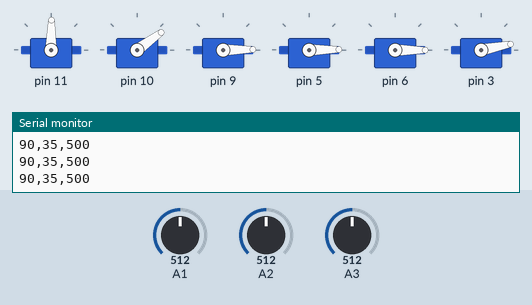
Bench run of a sketch on a simulated Arduino Uno, built with avr-gcc and run on an emulated ATmega328P. Shown: 6 × servo, the last lines printed to the serial monitor. The inputs (shaded band) are chosen by the test bench; at power-on: A1 = 512, A2 = 512, A3 = 512.

Above: at 9.0 s.
9.1 s: A1 set to 716
At 11.3 s:
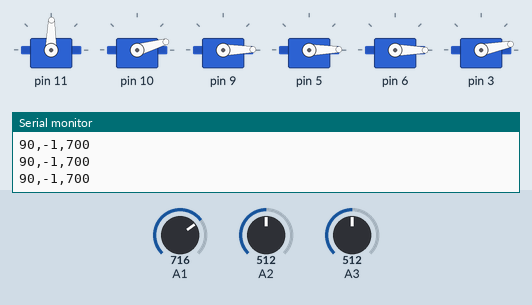
12.1 s: A2 set to 693
13.6 s: A2 set to 714
16.6 s: A1 set to 900
At 16.6 s:
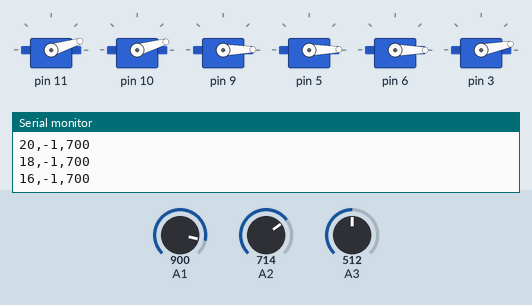
19.6 s: A2 set to 900
At 19.63 s:
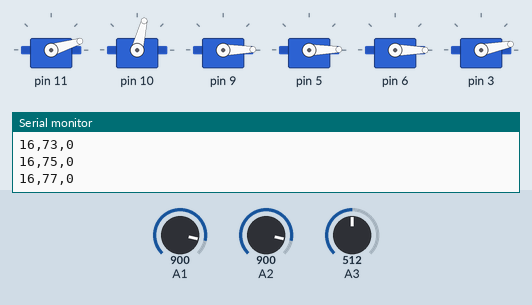
22.6 s: A1 set to 1023
At 22.62 s:
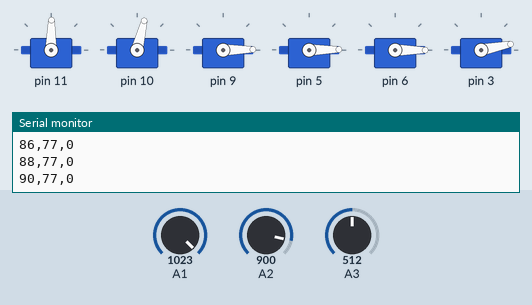
Timing chart, 0 to 26.5 s (numbered marks = the images above; inputs shaded):
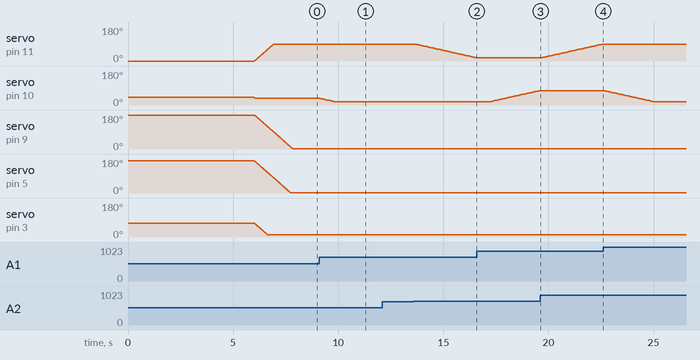

Measured:
- after the input at 9.1 s, servo on pin 10: moves from 36° to 16° over 0.74 s, starting at once
- after the input at 16.6 s, servo on pin 11: stays 17° (without the input it goes to 16° after 0.03 s)
- after the input at 19.6 s, servo on pin 10: stays 76° (without the input it goes to 77° after 0.02 s)
- after the input at 22.6 s, servo on pin 11: stays 89° (without the input it goes to 90° after 0.01 s)

The sketch:

Armbert2.0_V1.ino
```cpp
#include <Braccio.h>
#include <Servo.h>

Servo base;
Servo shoulder;
Servo elbow;
Servo wrist_ver;
Servo wrist_rot;
Servo gripper;

int ll0 = 0;     // Light level 0
int ll1 = 100;   // Light level 1
int ll2 = 200;   // Light level 2
int ll3 = 300;   // Light level 3
int ll4 = 400;   // Light level 4
int ll5 = 500;   // Light level 5
int ll6 = 600;   // Light level 6
int ll7 = 700;   // Light level 7
int ll8 = 800;   // Light level 8
int ll9 = 900;   // Light level 9
int llx = 1000;  // Light level 10

int lightLevelA1 = 0;
int lightLevelA2 = 0;
int lightLevelA3 = 0;

int minimumValue = 0;
int maximumValue = 180;

int horizontalRotation = 90;
int verticalRotation = 35;
String comma = ",";
String end = "\n";

void setup() {
  // Setup serial communication at baudrate 9600 for reading the light sensor
  Serial.begin(9600);
  Braccio.begin();

  moveArm(horizontalRotation, verticalRotation);
}

void loop() {
  // reads the input on analog pin A0
  int lightA1_Orange_Right = analogRead(A1);
  int lightA2_Blue_Left = analogRead(A2);
  int lightA3_White_UpDown = analogRead(A3);

  lightLevelA1 = determineLightLevel(lightA1_Orange_Right);
  lightLevelA2 = determineLightLevel(lightA2_Blue_Left);
  lightLevelA3 = determineLightLevel(lightA3_White_UpDown);

  if (lightLevelA1 < lightLevelA2 && lightLevelA1 < lightLevelA3) {
    verticalRotation = increaseValue(verticalRotation);
  } else if (lightLevelA1 > lightLevelA2 && lightLevelA1 > lightLevelA3) {
    verticalRotation = decreaseValue(verticalRotation);
  } else if (lightLevelA3 > lightLevelA2) {
    horizontalRotation = increaseValue(horizontalRotation);
  } else if (lightLevelA3 < lightLevelA2) {
    horizontalRotation = decreaseValue(horizontalRotation);
  }


  moveArm(horizontalRotation, verticalRotation);
  Serial.print(horizontalRotation + comma + verticalRotation + comma + lightLevelA1 + end); // Only send when moving
  delay(50);
}

int determineLightLevel(int lightValue) {
  int lightLevel = 0;

  if (lightValue - llx > 0 && lightValue - llx < 100) {
    lightLevel = llx;

  } else if (lightValue - ll9 > 0 && lightValue - ll9 < 100) {
    lightLevel = ll9;

  } else if (lightValue - ll8 > 0 && lightValue - ll8 < 100) {
    lightLevel = ll8;

  } else if (lightValue - ll7 > 0 && lightValue - ll7 < 100) {
    lightLevel = ll7;

  } else if (lightValue - ll6 > 0 && lightValue - ll6 < 100) {
    lightLevel = ll6;

  } else if (lightValue - ll5 > 0 && lightValue - ll5 < 100) {
    lightLevel = ll5;

  } else if (lightValue - ll4 > 0 && lightValue - ll4 < 100) {
    lightLevel = ll4;

  } else if (lightValue - ll3 > 0 && lightValue - ll3 < 100) {
    lightLevel = ll3;

  } else if (lightValue - ll2 > 0 && lightValue - ll2 < 100) {
    lightLevel = ll2;

  } else if (lightValue - ll1 > 0 && lightValue - ll1 < 100) {
    lightLevel = ll1;

  } else {
    lightLevel = ll0;
  }

  return lightLevel;
}

void moveArm(int horizontalValue, int verticalValue) {
  Braccio.ServoMovement(0, horizontalValue, verticalValue, 0, 0, 0, 0);
}

int decreaseValue(int value) {
  if (value > minimumValue) {
    value -= 2;
  }
  return value;
}

int increaseValue(int value) {
  if (value < maximumValue) {
    value += 2;
  }
  return value;
}
```
